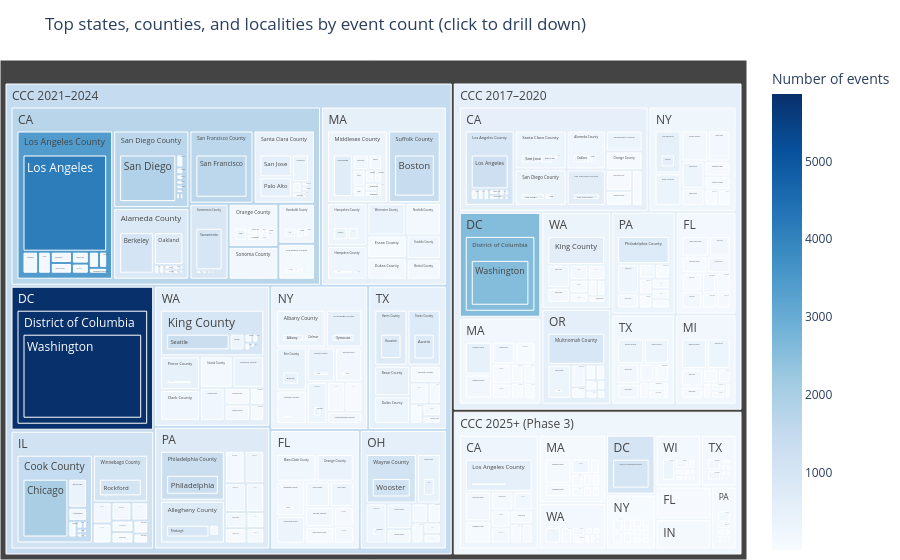

The notebook cell saved with this chart:
### Markdown cell above
## What is the `resolved_county` variable?

`resolved_county` is the **standardized name of the county where the event took place**.

Behind the scenes:

- CCC starts from the event’s **resolved locality** (`resolved_locality`) and **resolved state** (`resolved_state`).
- Those are sent to a geocoding service (Google Maps / similar).
- The service returns a **clean, standardized county name**, which is stored in `resolved_county`.

In practice, you can think of `resolved_county` as:

> “The cleaned county name for this event, derived from its locality and state.”

It’s the human-readable counterpart to `fips_code` (which is the numeric county identifier).

### Code cell
display(Markdown("## Hierarchical drilldown: Phase → State → County → Locality"))

# ---------------- Config ----------------
TOP_STATES = 10
TOP_COUNTIES = 10
TOP_LOCALITIES = 10

# ---------------- 1. Combine all 3 phases into one DataFrame ----------------
df_17_20 = ccc_2017_2020.copy()
df_21_24 = ccc_2021_2024.copy()
df_25p   = ccc_2025_plus.copy()

df_17_20["phase"] = "CCC 2017–2020"
df_21_24["phase"] = "CCC 2021–2024"
df_25p["phase"]   = "CCC 2025+ (Phase 3)"

df_all = pd.concat([df_17_20, df_21_24, df_25p], ignore_index=True)

# Clean resolved columns
for col in ["resolved_state", "resolved_county", "resolved_locality"]:
    df_all[col] = df_all[col].astype("string").str.strip()

# ---------------- 2. Aggregate at (phase, state, county, locality) level ----------------
df_loc = (
    df_all
    .dropna(subset=["resolved_state", "resolved_county", "resolved_locality"])
    .groupby(["phase", "resolved_state", "resolved_county", "resolved_locality"])
    .size()
    .reset_index(name="count")
)

# ---------------- 3. Compute ranks to enforce Top 10 / Top 10 / Top 10 ----------------

# State totals & rank per phase
state_totals = (
    df_loc
    .groupby(["phase", "resolved_state"])["count"]
    .sum()
    .reset_index(name="state_count")
)
state_totals["state_rank"] = (
    state_totals
    .groupby("phase")["state_count"]
    .rank(method="first", ascending=False)
)

# County totals & rank within (phase, state)
county_totals = (
    df_loc
    .groupby(["phase", "resolved_state", "resolved_county"])["count"]
    .sum()
    .reset_index(name="county_count")
)
county_totals["county_rank"] = (
    county_totals
    .groupby(["phase", "resolved_state"])["county_count"]
    .rank(method="first", ascending=False)
)

# Locality totals & rank within (phase, state, county)
loc_totals = df_loc.copy()
loc_totals["locality_rank"] = (
    loc_totals
    .groupby(["phase", "resolved_state", "resolved_county"])["count"]
    .rank(method="first", ascending=False)
)

# ---------------- 4. Merge ranks back into df_loc ----------------
df_ranked = (
    df_loc
    .merge(state_totals[["phase", "resolved_state", "state_rank"]], 
           on=["phase", "resolved_state"], how="left")
    .merge(county_totals[["phase", "resolved_state", "resolved_county", "county_rank"]],
           on=["phase", "resolved_state", "resolved_county"], how="left")
    .merge(loc_totals[["phase", "resolved_state", "resolved_county", "resolved_locality", "locality_rank"]],
           on=["phase", "resolved_state", "resolved_county", "resolved_locality"], how="left")
)

# ---------------- 5. Filter to top 10 / top 10 / top 10 ----------------
df_filtered = df_ranked[
    (df_ranked["state_rank"] <= TOP_STATES) &
    (df_ranked["county_rank"] <= TOP_COUNTIES) &
    (df_ranked["locality_rank"] <= TOP_LOCALITIES)
].copy()

# ---------------- 6. Build interactive treemap ----------------
# Path gives the drill-down hierarchy. Clicking lets you zoom:
# phase → state → county → locality
fig = px.treemap(
    df_filtered,
    path=["phase", "resolved_state", "resolved_county", "resolved_locality"],
    values="count",
    color="count",
    color_continuous_scale="Blues",
    title="Top states, counties, and localities by event count (click to drill down)"
)

fig.update_layout(
    margin=dict(t=60, l=0, r=0, b=0),
    coloraxis_colorbar=dict(title="Number of events")
)

fig.show()

### Figure 1 — Plotly figure (JSON) as saved in the notebook; plotly's stock layout.template omitted (floating-point values rounded to 4 significant figures; data arrays with more than 128 entries replaced by an {"elided": "..."} marker saying what was removed)
{"data": [{"branchvalues": "total", "customdata": {"elided": "2167x1 float values"}, "domain": {"x": [0, 1], "y": [0, 1]}, "hovertemplate": "labels=%{label}<br>count_sum=%{value}<br>parent=%{parent}<br>id=%{id}<br>count=%{color}<extra></extra>", "ids": {"elided": "2167 str values"}, "labels": {"elided": "2167 str values"}, "marker": {"coloraxis": "coloraxis", "colors": {"elided": "2167 float values"}}, "name": "", "parents": {"elided": "2167 str values"}, "type": "treemap", "values": {"elided": "2167 float values"}}], "layout": {"coloraxis": {"colorbar": {"title": {"text": "Number of events"}}, "colorscale": [[0, "rgb(247,251,255)"], [0.125, "rgb(222,235,247)"], [0.25, "rgb(198,219,239)"], [0.375, "rgb(158,202,225)"], [0.5, "rgb(107,174,214)"], [0.625, "rgb(66,146,198)"], [0.75, "rgb(33,113,181)"], [0.875, "rgb(8,81,156)"], [1, "rgb(8,48,107)"]]}, "legend": {"tracegroupgap": 0}, "margin": {"b": 0, "l": 0, "r": 0, "t": 60}, "title": {"text": "Top states, counties, and localities by event count (click to drill down)"}}}
